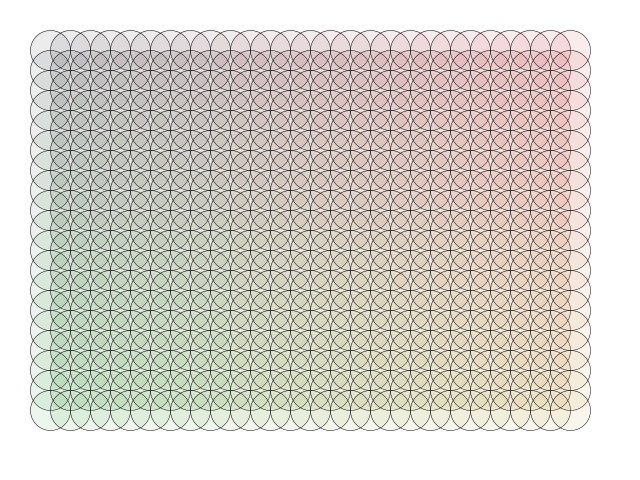
Frame 1 (no input)
Frame 60 (the mouse pressed at the canvas centre just before this capture): identical to frame 1, image omitted
Frame 120 (the mouse held since frame 60 and released just before this capture): identical to frame 1, image omitted

The Processing sketch that drew this single still picture (run headless with seeded random() and noise(); from frame 60 on, the mouse is pressed at the canvas centre):

// Processing sketch: processing_187117
// ── processing_187117.pde

void setup(){
  size(640,480);
  strokeWeight(.5);
  smooth();
}

void draw(){
  background(255);

/*  for(int j=50;i <height-50; j= j+20){
 
  for(int i=50; i<width-50;i=i+20){
  line(i,j,i+10,j+10);
  line(i,j10,i+10,j);
  }

 for (int i=0; i<width; i= i+10){
  line(0,i,width-10,height-10);
  */
  
  for(int i =50; i<width -50; i= i+20){
   for(int j =50; j<height -50; j= j+20){
   fill(i/3,j/3,20,20);
   ellipse(i,j,40,40);

   }
  
}
}
